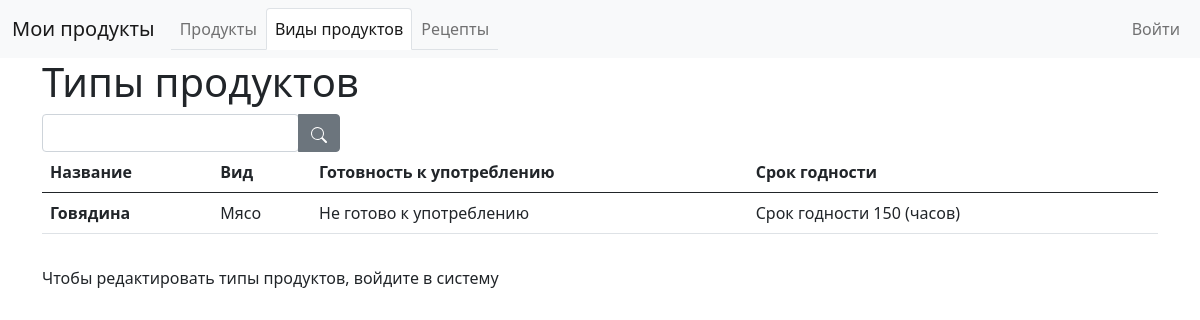
Screenshot of /product_types with the database file from the repository.
### data/product_types.py (models this page shows)
class ProductType(SqlAlchemyBase):
    __tablename__ = 'product_types'
    id = sqlalchemy.Column(sqlalchemy.Integer, primary_key=True, autoincrement=True)
    name = sqlalchemy.Column(sqlalchemy.String, nullable=True)
    type = sqlalchemy.Column(sqlalchemy.String, nullable=True)
    ready_to_use = sqlalchemy.Column(sqlalchemy.Boolean, nullable=True)
    expiration = sqlalchemy.Column(sqlalchemy.Integer)

### main.py (the view)
@app.route('/product_types', methods=['GET', 'POST'])
def product_types():
    form = SearchForm()
    db_sess = db_session.create_session()
    filter = ''
    if form.validate_on_submit():
        filter = form.filter.data
    db_sess = db_session.create_session()
    if not filter:
        product_types = sorted(db_sess.query(ProductType).all(), key=lambda x: x.name)
    else:
        product_types = sorted(db_sess.query(ProductType).filter
                               (ProductType.name.like(f'%{filter.capitalize()}%') | ProductType.type.like(
                                   f'%{filter.capitalize()}%')).all(), key=lambda x: x.name)
    return render_template('product_types.html', title='Виды продуктов', product_types=product_types, form=form)

### forms/search_form.py
class SearchForm(FlaskForm):
    filter = StringField('Найти')

### data/db_session.py (called while the page is built)
def create_session() -> Session:
    global __factory
    return __factory()

### templates/product_types.html (shortened to what this page needs)
{% extends "base.html" %}
{% block content %}
<h1>Типы продуктов</h1>
<form action="" method="POST">
    <div class="input-group">
        <div class="form-outline">
            {{ form.filter(class="form-control") }}
        </div>
        <button class="btn btn-secondary" type="submit">
        </button>
    </div>
</form>
<div>
    <table class="table">
        <thead>
        <tr>
            <th scope="col">Название</th>
            <th scope="col">Вид</th>
            <th scope="col">Готовность к употреблению</th>
            <th scope="col">Срок годности</th>
            <th scope="col"></th>
        </tr>
        </thead>
        <tbody>
        {% for product_type in product_types %}
        <tr>
            <th scope="row">
                {% if current_user.is_authenticated %}
                <a href="/product_types/{{ product_type.id }}">
                    {{product_type.name}}
                </a>
                {% else %}
                {{product_type.name}}
                {% endif %}
            </th>
            <td>{{product_type.type}}</td>
            <td> {% if product_type.ready_to_use %}
                Готово к употреблению
                {% else %}
                Не готово к употреблению
                {% endif %}
            </td>
            <td>Срок годности {{product_type.expiration}} (часов)</td>
            <td>
            </td>
        </tr>
        {% endfor %}
        </tbody>
    </table>
</div>
{% if current_user.is_authenticated %}
<div class="pt-3">
    <a class="btn btn-primary" href="/new_product_type">Добавить тип продукта</a>
</div>
{% else %}
<div class="pt-3">
    Чтобы редактировать типы продуктов, войдите в систему
</div>
{% endif %}
{% endblock %}

### rows the page displays
ProductType: name "Говядина", type "Мясо", ready_to_use "Не готово к употреблению", expiration "150"
